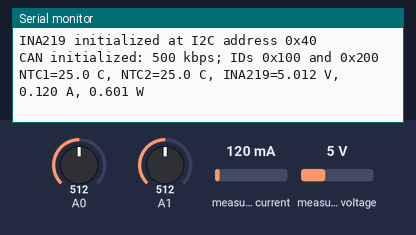
Recording of a program running on a simulated Arduino Uno, built with avr-gcc and run on an emulated ATmega328P. Parts: the last lines printed to the serial monitor. Wiring (inferred from the names in the program): INA219 current sensor at I2C address 0x40. The inputs (shaded band) are chosen by the test bench; at power-on: A0 = 512, A1 = 512, measured current 120 mA, measured voltage 5 V.

Above: at 1.2 s.
1.3 s: A0 set to 985
At 2.6 s:
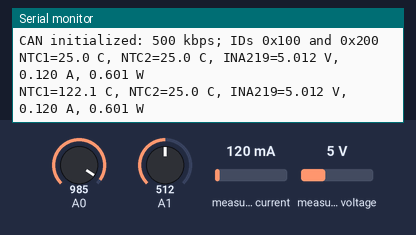
2.8 s: A0 set to 1016
At 3.8 s:
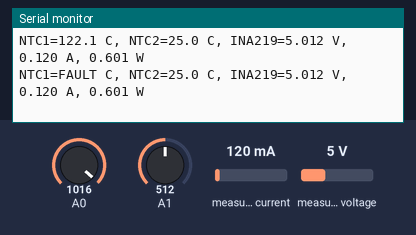
5.5 s: A1 set to 990
At 6.4 s:
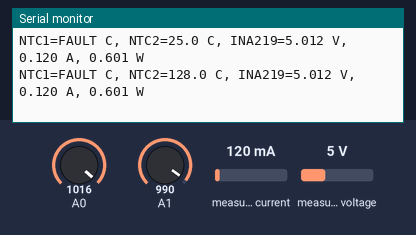
7.0 s: A1 set to 1011
At 7.8 s:
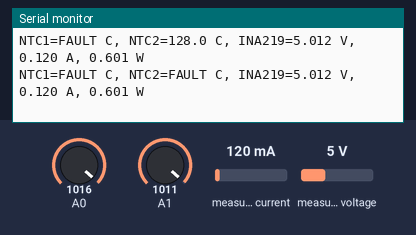

Measured:
- the behaviour switches between 1002 and 1003 on A0 (found by bisection; images 1 and 2)
- the behaviour switches between 1002 and 1003 on A1 (found by bisection; images 3 and 4)
- after the input at 1.3 s, the serial monitor: prints a new line after 0.70 s (image 1)
- after the input at 2.8 s, the serial monitor: prints a new line after 0.20 s (image 2)
- after the input at 5.5 s, the serial monitor: prints a new line after 0.50 s (image 3)
- after the input at 7.0 s, the serial monitor: prints a new line at once (image 4)

The program:

main.cpp
```cpp
#include <Arduino.h>
#include <SPI.h>
#include <mcp_can.h>
#include <avr/io.h>
#include <math.h>
#include <stdint.h>

/*
 * Combined sensor node for a TWO-Arduino battery monitor.
 * Arduino #1: two NTC thermistors + INA219 + MCP2515 CAN.
 * Arduino #2: processing/controller node receives CAN IDs 0x100 and 0x200.
 * INA219 calibration assumption:
 *   0.1-ohm shunt and 0.1 mA per current-register LSB (CAL = 4096).
 * Check the shunt marking/value on the physical module before use.
 */

// ---------------- CAN ----------------
#define CAN_CS_PIN 10
#define CAN_ID_TEMP  0x100UL
#define CAN_ID_POWER 0x200UL
#define CAN_BITRATE  CAN_500KBPS
#define CAN_CLOCK    MCP_8MHZ
MCP_CAN CAN0(CAN_CS_PIN);

// ---------------- INA219 registers ----------------
#define INA_REG_CONFIG  0x00
#define INA_REG_SHUNT   0x01
#define INA_REG_BUS     0x02
#define INA_REG_CURRENT 0x04
#define INA_REG_CAL     0x05

#define INA_CONFIG_VALUE 0x399F  // 32-V full-scale setting, PGA /8, 12-bit, continuous mode
#define INA_CAL_VALUE    4096    // For 0.1-ohm shunt and 0.1-mA current LSB only
static uint8_t inaAddress = 0x40;
static bool inaReady = false;

// ---------------- NTC configuration ----------------
#define NTC1_CH 0               // A0 / ADC0
#define NTC2_CH 1               // A1 / ADC1
const float NTC_R_FIXED = 10000.0f;
const float NTC_R25     = 10000.0f;
const float NTC_BETA    = 3950.0f;
const float NTC_T25_K   = 298.15f;

// ---------------- Task periods ----------------
const uint32_t TEMP_TX_INTERVAL_MS   = 500;
const uint32_t POWER_TX_INTERVAL_MS  = 200;
const uint32_t INA_RETRY_INTERVAL_MS = 2000;
const uint32_t DEBUG_INTERVAL_MS     = 1000;

static uint32_t lastTempTx = 0;
static uint32_t lastPowerTx = 0;
static uint32_t lastInaRetry = 0;
static uint32_t lastDebug = 0;

static int16_t lastTemp1_x10 = 0;
static int16_t lastTemp2_x10 = 0;
static uint8_t lastNtcFaultMask = 0x03;
static uint16_t lastVoltage_mV = 0;
static int16_t lastCurrent_mA = 0;
static int16_t lastPower_mW = 0;
static bool lastPowerValid = false;

// ============================================================
// AVR ADC: AVcc reference, ADC clock = 16 MHz / 128 = 125 kHz
// ============================================================
static void adc_init_avr(void) {
    ADMUX = (1 << REFS0);  // AVcc reference, right-adjusted result
    ADCSRA = (1 << ADEN) |
             (1 << ADPS2) | (1 << ADPS1) | (1 << ADPS0);
    DIDR0 |= (1 << ADC0D) | (1 << ADC1D);
}

static uint16_t adc_read_avr(uint8_t channel) {
    ADMUX = (ADMUX & 0xF0) | (channel & 0x0F);
    ADCSRA |= (1 << ADSC);
    while (ADCSRA & (1 << ADSC)) {
        // Wait for one ADC conversion.
    }
    return ADC;
}

static bool read_ntc_x10(uint8_t channel, int16_t &temp_x10) {
    const uint16_t raw = adc_read_avr(channel);

    // ADC near either rail often means open/shorted sensor or wiring fault.
    if (raw <= 2 || raw >= 1021) {
        temp_x10 = 0;
        return false;
    }

    // For +5V -> NTC -> ADC node -> R_FIXED -> GND.
    const float rNtc = NTC_R_FIXED * (1023.0f - (float)raw) / (float)raw;
    if (!(rNtc > 0.0f)) {
        temp_x10 = 0;
        return false;
    }

    const float invT = (1.0f / NTC_T25_K) +
                       (1.0f / NTC_BETA) * logf(rNtc / NTC_R25);
    if (!(invT > 0.0f)) {
        temp_x10 = 0;
        return false;
    }

    const float tempC = (1.0f / invT) - 273.15f;
    // Plausibility guard; separate from the battery's warning/critical limits.
    if (tempC < -40.0f || tempC > 150.0f) {
        temp_x10 = 0;
        return false;
    }

    const float scaled = tempC * 10.0f;
    temp_x10 = (int16_t)(scaled >= 0.0f ? scaled + 0.5f : scaled - 0.5f);
    return true;
}

// ============================================================
// AVR TWI / I2C master, 100 kHz at 16 MHz
// A timeout prevents permanent blocking if the bus fails.
// ============================================================
static void twi_init(void) {
    TWSR = 0x00;  // prescaler = 1
    TWBR = 72;    // SCL = 16 MHz / (16 + 2*72) = 100 kHz
    TWCR = (1 << TWEN);
}

static bool twi_wait_int(void) {
    const uint32_t start = micros();
    while (!(TWCR & (1 << TWINT))) {
        if ((uint32_t)(micros() - start) > 3000UL) return false;
    }
    return true;
}

static void twi_stop(void) {
    TWCR = (1 << TWINT) | (1 << TWSTO) | (1 << TWEN);
    const uint32_t start = micros();
    while (TWCR & (1 << TWSTO)) {
        if ((uint32_t)(micros() - start) > 1000UL) break;
    }
}

static bool twi_start(void) {
    TWCR = (1 << TWINT) | (1 << TWSTA) | (1 << TWEN);
    if (!twi_wait_int()) return false;
    const uint8_t status = TWSR & 0xF8;
    return status == 0x08 || status == 0x10;
}

static bool twi_write_expect(uint8_t value, uint8_t expectedStatus) {
    TWDR = value;
    TWCR = (1 << TWINT) | (1 << TWEN);
    if (!twi_wait_int()) return false;
    return (TWSR & 0xF8) == expectedStatus;
}

static bool twi_read_ack(uint8_t &value) {
    TWCR = (1 << TWINT) | (1 << TWEN) | (1 << TWEA);
    if (!twi_wait_int()) return false;
    value = TWDR;
    return (TWSR & 0xF8) == 0x50;
}

static bool twi_read_nack(uint8_t &value) {
    TWCR = (1 << TWINT) | (1 << TWEN);
    if (!twi_wait_int()) return false;
    value = TWDR;
    return (TWSR & 0xF8) == 0x58;
}

static bool ina_probe(uint8_t address) {
    if (!twi_start()) {
        twi_stop();
        return false;
    }
    const bool ack = twi_write_expect((uint8_t)(address << 1), 0x18);
    twi_stop();
    return ack;
}

static bool ina_find_address(void) {
    for (uint8_t address = 0x40; address <= 0x4F; ++address) {
        if (ina_probe(address)) {
            inaAddress = address;
            return true;
        }
    }
    return false;
}

static bool ina_read_reg(uint8_t reg, uint16_t &value) {
    uint8_t hi = 0, lo = 0;
    if (!twi_start() ||
        !twi_write_expect((uint8_t)(inaAddress << 1), 0x18) ||
        !twi_write_expect(reg, 0x28) ||
        !twi_start() ||
        !twi_write_expect((uint8_t)((inaAddress << 1) | 1), 0x40) ||
        !twi_read_ack(hi) || !twi_read_nack(lo)) {
        twi_stop();
        return false;
    }
    twi_stop();
    value = ((uint16_t)hi << 8) | lo;
    return true;
}

static bool ina_write_reg(uint8_t reg, uint16_t value) {
    if (!twi_start() ||
        !twi_write_expect((uint8_t)(inaAddress << 1), 0x18) ||
        !twi_write_expect(reg, 0x28) ||
        !twi_write_expect((uint8_t)(value >> 8), 0x28) ||
        !twi_write_expect((uint8_t)value, 0x28)) {
        twi_stop();
        return false;
    }
    twi_stop();
    return true;
}

static bool ina_init(void) {
    if (!ina_write_reg(INA_REG_CONFIG, INA_CONFIG_VALUE)) return false;
    if (!ina_write_reg(INA_REG_CAL, INA_CAL_VALUE)) return false;

    uint16_t configReadback = 0, calReadback = 0;
    if (!ina_read_reg(INA_REG_CONFIG, configReadback) ||
        !ina_read_reg(INA_REG_CAL, calReadback)) {
        return false;
    }
    return configReadback == INA_CONFIG_VALUE && calReadback == INA_CAL_VALUE;
}

static bool ina_read_measurements(uint16_t &pack_mV, int16_t &current_mA) {
    uint16_t busRaw = 0, shuntRawU = 0, currentRawU = 0;
    if (!ina_read_reg(INA_REG_BUS, busRaw) ||
        !ina_read_reg(INA_REG_SHUNT, shuntRawU) ||
        !ina_read_reg(INA_REG_CURRENT, currentRawU)) {
        return false;
    }

    // INA219 bus register bits [15:3] have 4 mV/LSB; bit 0 is overflow.
    if (busRaw & 0x0001) return false;

    const uint16_t bus_mV = (uint16_t)(((busRaw >> 3) & 0x1FFF) * 4U);
    const int16_t shuntRaw = (int16_t)shuntRawU;
    const int16_t currentRaw = (int16_t)currentRawU;
    const int32_t shunt_uV = (int32_t)shuntRaw * 10L;

    // INA219 bus register measures VIN- relative to GND. Add Vshunt
    // (VIN+ - VIN-) to estimate pack-side voltage at VIN+.
    const int32_t pack_uV = (int32_t)bus_mV * 1000L + shunt_uV;
    int32_t packMilliV = (pack_uV >= 0) ? (pack_uV + 500L) / 1000L
                                       : (pack_uV - 500L) / 1000L;
    if (packMilliV < 0 || packMilliV > 65535L) return false;
    pack_mV = (uint16_t)packMilliV;

    // CAL=4096 with 0.1-ohm shunt gives current LSB = 0.1 mA.
    // Convert to whole mA with rounding; negative values denote reverse current.
    int32_t roundedCurrent = (currentRaw >= 0)
                           ? ((int32_t)currentRaw + 5L) / 10L
                           : ((int32_t)currentRaw - 5L) / 10L;
    if (roundedCurrent < -32768L || roundedCurrent > 32767L) return false;
    current_mA = (int16_t)roundedCurrent;
    return true;
}

// ============================================================
// CAN payloads retained for compatibility with controller file:
// ID 0x100: temp1_x10 (i16 BE), temp2_x10 (i16 BE), NTC fault mask
// ID 0x200: voltage_mV (u16 BE), current_mA (i16 BE), power_mW (i16 BE)
// ============================================================
static bool send_temperature_frame(void) {
    int16_t t1 = 0, t2 = 0;
    const bool t1Valid = read_ntc_x10(NTC1_CH, t1);
    const bool t2Valid = read_ntc_x10(NTC2_CH, t2);
    const uint8_t faultMask = (t1Valid ? 0 : 0x01) | (t2Valid ? 0 : 0x02);

    uint8_t data[5];
    data[0] = (uint8_t)((uint16_t)t1 >> 8);
    data[1] = (uint8_t)t1;
    data[2] = (uint8_t)((uint16_t)t2 >> 8);
    data[3] = (uint8_t)t2;
    data[4] = faultMask;

    if (CAN0.sendMsgBuf(CAN_ID_TEMP, 0, sizeof(data), data) != CAN_OK) return false;

    lastTemp1_x10 = t1;
    lastTemp2_x10 = t2;
    lastNtcFaultMask = faultMask;
    return true;
}

static bool send_power_frame(void) {
    uint16_t voltage_mV = 0;
    int16_t current_mA = 0;
    if (!inaReady || !ina_read_measurements(voltage_mV, current_mA)) {
        lastPowerValid = false;
        return false;
    }

    // mV * mA / 1000 = mW. Keep the sign for charge/discharge direction.
    const int32_t p32_mW = ((int32_t)voltage_mV * (int32_t)current_mA) / 1000L;
    if (p32_mW < -32768L || p32_mW > 32767L) {
        lastPowerValid = false;
        return false;
    }
    const int16_t power_mW = (int16_t)p32_mW;

    uint8_t data[6];
    data[0] = (uint8_t)(voltage_mV >> 8);
    data[1] = (uint8_t)voltage_mV;
    data[2] = (uint8_t)((uint16_t)current_mA >> 8);
    data[3] = (uint8_t)current_mA;
    data[4] = (uint8_t)((uint16_t)power_mW >> 8);
    data[5] = (uint8_t)power_mW;

    if (CAN0.sendMsgBuf(CAN_ID_POWER, 0, sizeof(data), data) != CAN_OK) {
        lastPowerValid = false;
        return false;
    }

    lastVoltage_mV = voltage_mV;
    lastCurrent_mA = current_mA;
    lastPower_mW = power_mW;
    lastPowerValid = true;
    return true;
}

static bool init_ina_if_available(void) {
    if (!ina_find_address()) return false;
    return ina_init();
}

void setup(void) {
    Serial.begin(115200);
    adc_init_avr();
    twi_init();

Serial.println("Scanning INA219...");

if (ina_find_address()) {
    Serial.print("INA219 found at 0x");
    Serial.println(inaAddress, HEX);
} else {
    Serial.println("INA219 NOT FOUND");
}
    SPI.begin();

    pinMode(CAN_CS_PIN, OUTPUT);
    digitalWrite(CAN_CS_PIN, HIGH);

    Serial.println(F("Combined measurement node booting..."));
    Serial.println(F("NTC inputs: A0/A1; INA219 via I2C A4/A5; MCP2515 via SPI D10-D13"));

    inaReady = init_ina_if_available();
    if (inaReady) {
        Serial.print(F("INA219 initialized at I2C address 0x"));
        Serial.println(inaAddress, HEX);
    } else {
        Serial.println(F("WARNING: INA219 not found/initialized; will retry"));
    }

    while (CAN0.begin(MCP_ANY, CAN_BITRATE, CAN_CLOCK) != CAN_OK) {
        Serial.println(F("MCP2515 init failed; check wiring, module clock and power"));
        delay(500);
    }
    CAN0.setMode(MCP_NORMAL);
    Serial.println(F("CAN initialized: 500 kbps; IDs 0x100 and 0x200"));
}

void loop(void) {
    const uint32_t now = millis();

    if ((uint32_t)(now - lastTempTx) >= TEMP_TX_INTERVAL_MS) {
        lastTempTx = now;
        if (!send_temperature_frame()) {
            Serial.println(F("WARNING: CAN temperature frame TX failed"));
        }
    }

    if ((uint32_t)(now - lastPowerTx) >= POWER_TX_INTERVAL_MS) {
        lastPowerTx = now;
        if (inaReady) {
            send_power_frame();
        } else if ((uint32_t)(now - lastInaRetry) >= INA_RETRY_INTERVAL_MS) {
            lastInaRetry = now;
            inaReady = init_ina_if_available();
            if (inaReady) Serial.println(F("INA219 recovered and initialized"));
        }
    }

    if ((uint32_t)(now - lastDebug) >= DEBUG_INTERVAL_MS) {
        lastDebug = now;
        Serial.print(F("NTC1="));
        if (lastNtcFaultMask & 0x01) Serial.print(F("FAULT"));
        else Serial.print(lastTemp1_x10 / 10.0f, 1);
        Serial.print(F(" C, NTC2="));
        if (lastNtcFaultMask & 0x02) Serial.print(F("FAULT"));
        else Serial.print(lastTemp2_x10 / 10.0f, 1);
        Serial.print(F(" C, INA219="));
        if (lastPowerValid) {
            Serial.print(lastVoltage_mV / 1000.0f, 3);
            Serial.print(F(" V, "));
            Serial.print(lastCurrent_mA / 1000.0f, 3);
            Serial.print(F(" A, "));
            Serial.print(lastPower_mW / 1000.0f, 3);
            Serial.println(F(" W"));
        } else {
            Serial.println(F("NO VALID DATA"));
        }
    }
}
```
